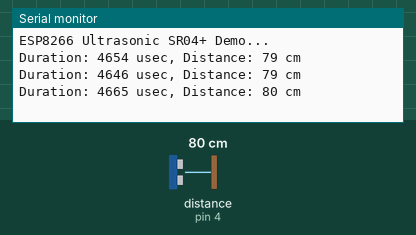
Simulated run of this sketch. Board: Arduino Uno, built with avr-gcc and run on an emulated ATmega328P. Parts: the last lines printed to the serial monitor. Wiring (inferred from the names in the program): ultrasonic range finder: trigger pin 5; echo pin 4. The test bench sets the inputs (shaded band); at power-on: distance to the obstacle (sensor on pin 4) 80 cm. The echo pulse lasts 58.3 µs per cm.

Above: at 1.3 s.
1.4 s: distance to the obstacle (sensor on pin 4) set to 2 cm
At 2.0 s:
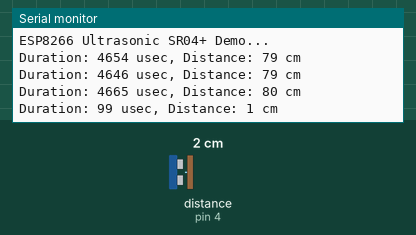
2.9 s: distance to the obstacle (sensor on pin 4) set to 4 cm
At 3.5 s:
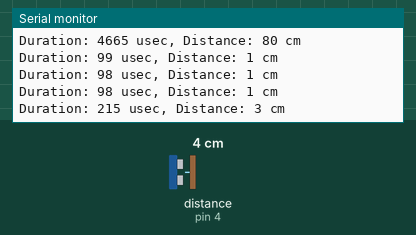
Timing chart, 0 to 5.9 s (numbered marks = the images above; inputs shaded):
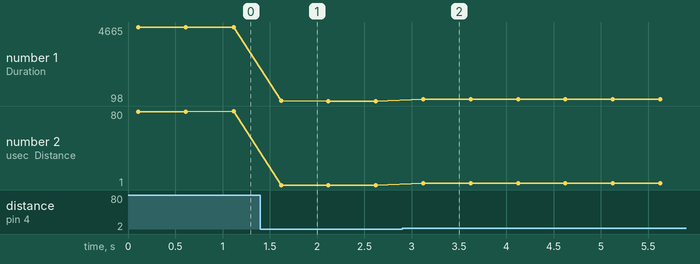

The sketch:

esp8266_ultrasonic_sr04p_demo-1.ino
```cpp
//////////////////////////////////////////////////////////////////////////
// Author: RSP @ Embedded Systems Lab (ESL), KMUTNB, Bangkok / Thailand
// Date: 2017-07-01
// Arduino IDE: v1.8.2 + esp8266 v2.3.0
// Boards with ESP-12E
// Note: use the SR04+ Ultrasonic module, Vcc=3.3V
//////////////////////////////////////////////////////////////////////////

// User-defined pin definitions for ESP8266 Board: WeMos D1 mini
#define TRIG_PIN   5    // GPIO-5 / D1 pin
#define ECHO_PIN   4    // GPIO-4 / D2 pin

// Note:
// 1) We use the HC-SR04+ ultrasonic module that can operate at Vcc=3.3V.
// 2) The HC-SR04 ultrasonic module works only with Vcc=5V,
//    whereas the HC-SR04+ module works with both 3.3V and 5V.

const uint32_t timeout_usec = 40000;     // timeout in microseconds
const uint32_t sound_speed  = 34300;     // in centimeters/second

String str;

void setup() {
   Serial.begin( 115200 );
   Serial.println( F("\n\n\n") );
   delay(100);
   Serial.println( F("ESP8266 Ultrasonic SR04+ Demo...") );
   pinMode( ECHO_PIN, INPUT  );
   pinMode( TRIG_PIN, OUTPUT );
}

void loop() {
   // send a PING signal (a short-pulse signal on TRIG pin)
   digitalWrite( TRIG_PIN, HIGH );
   delayMicroseconds( 20 );
   digitalWrite( TRIG_PIN, LOW );

   // see: https://www.arduino.cc/en/Reference/pulseIn
   uint32_t duration = pulseIn( ECHO_PIN, HIGH, timeout_usec );
   str = F("Duration: ");
   str += duration;
   str += F(" usec, ");
   str += F("Distance: ");
   str += (sound_speed * duration / 1000000) / 2;
   str += F(" cm");
   Serial.println( str );

   delay(500);
}
//////////////////////////////////////////////////////////////////////////
// t = (2*d)/v ; t = time duration, d = distance, v = sound speed
// => d = v*t/2
//      = ( 343 [m/s] * t [s] )/ 2
//      = ( 34300 [cm/s] * t [s] )/ 2
//      = (34300 [cm/s] * t [usec]/10^6)/ / 2
//////////////////////////////////////////////////////////////////////////
```

Measured:
- after the input at 1.4 s, the serial monitor: prints a new line after 0.22 s (image 1)
- after the input at 2.9 s, the serial monitor: prints a new line after 0.22 s (image 2)
- plotted number 1: 4665 → 98 after the input at 1.4 s, 98 → 215 after the input at 2.9 s
- plotted number 2: 80 → 1 after the input at 1.4 s, 1 → 3 after the input at 2.9 s
